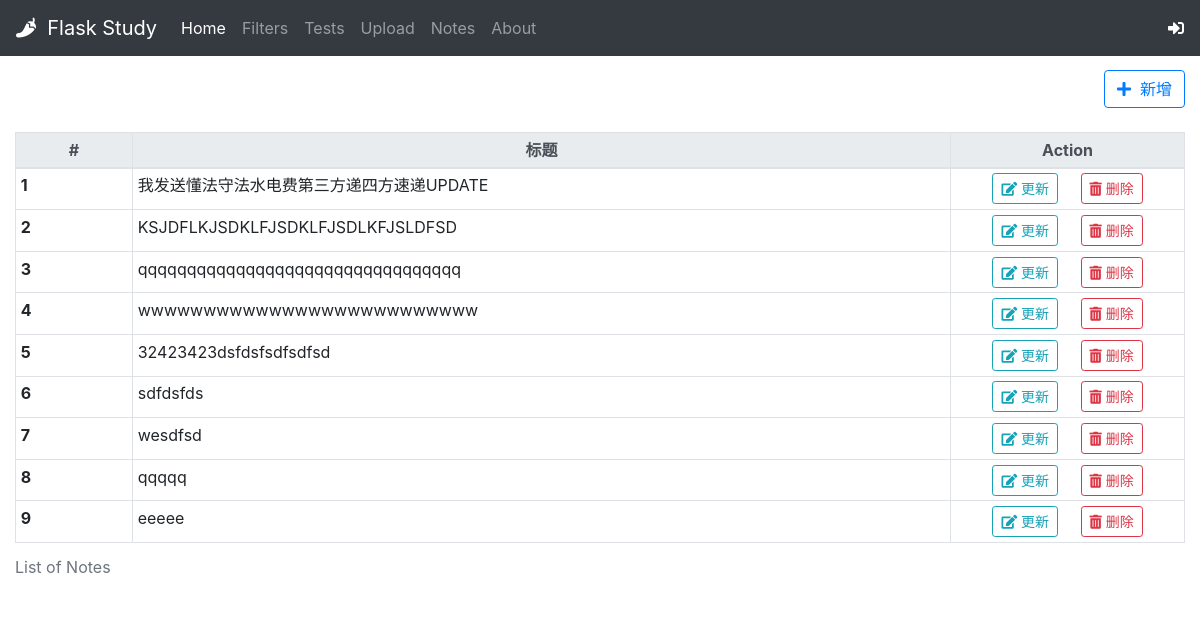
/notes, run on an earlier commit of the app's database.
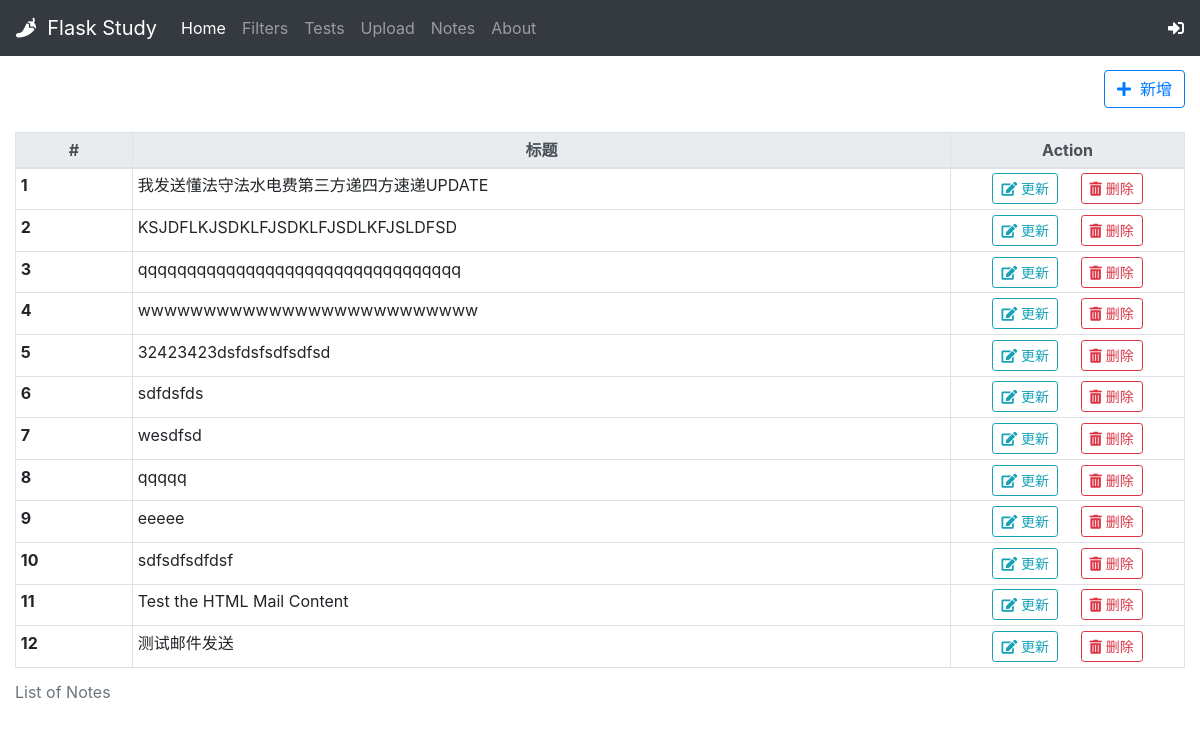
And on a later commit of the database.
### App.py (models this page shows, shortened)
class Note(db.Model):
    id = db.Column(db.String, primary_key=True)
    title=db.Column(db.String)
    body= db.Column(db.Text)

### App.py (the view)
@app.route('/notes')
def notes():
    notelist = Note.query.all()
    print('note size is : ', len(notelist))
    return render_template('editor/notes.html', notelist=notelist)

### App.py (called while the page is built)
@app.before_request
def reqintercepter():
    g.name = request.args.get('name', 'Harry')
    g.index = int(request.args.get('index', '1'))
    session['user'] = g.name
    session['index'] = request.args.get('index', '1')
    print('Intercept every request!!!')

@app.context_processor
def inject_params():
    name = 'Jack'
    age = 25
    return dict(p_name=name,p_age=age)

### templates/editor/notes.html (shortened to what this page needs)
{% extends 'base.html' %}
{% block content %}
<div class = "container-fluid" style="padding-top:10px;">
    <div class="row">
        <div class = "col text-right">
            <a href="{{url_for('richeditor',index=g.index,action='N')}}" class="btn btn-outline-primary"><i class="fas fa-plus"></i>&nbsp;&nbsp;新增</a>
        </div>
    </div><br>
    <div class="row">
        <div class="col">
            <table class="table table-bordered table-hover table-sm">
                <caption>List of Notes</caption>
                <thead class="thead-light">
                    <tr class="text-center">
                      <th scope="col" width="10%">#</th>
                      <th scope="col" width="70%">标题</th>
                      <th scope="col" width="20%">Action</th>
                    </tr>
                </thead>
                <tbody>
                    {% for note in notelist %}
                    <tr>
                        <th scope="row">{{loop.index}}</th>
                        <td>{{note.title}}</td>
                        <td class="text-center">
                            <a href="{{url_for('richeditor',index=g.index,action='U',id=note.id)}}" class="btn btn-outline-info btn-sm"><i class="fas fa-edit"></i>&nbsp;更新</a>&nbsp;&nbsp;&nbsp;&nbsp;
                            <a href="{{url_for('delnote',index=g.index,id=note.id)}}" class="btn btn-outline-danger btn-sm"><i class="fas fa-trash-alt"></i>&nbsp;删除</a>
                        </td>
                    </tr>
                    {% endfor %}
                </tbody>
            </table>
        </div>
    </div>
</div>
{%endblock%}

### templates/base.html (shortened to what this page needs)
<!DOCTYPE html>
<html lang="en">
{% from 'macros/_macros.html' import static_file,form_field with context %}
<head>
    {% block head%}
        {{static_file('css','css/bootstrap.min.css')}}
        {{static_file('css','css/jquery-confirm.min.css')}}
        {{static_file('css','css/all.min.css')}}
    {% endblock %}
</head>
<body>
    <header>
        {% block header %}
        <nav class="navbar fixed-top navbar-expand-lg navbar-dark bg-dark">
          <a class="navbar-brand" href="#"><i class="fas fa-pepper-hot"></i>&nbsp;&nbsp;Flask Study</a>
          <div class="collapse navbar-collapse" id="navbarNav">
            <ul class="navbar-nav">
                {% set navigations = [
                    {'name':'Home','url':'index'},
                    {'name':'Filters','url':'filters'},
                    {'name':'Tests','url':'tests'},
                    {'name':'Upload','url':'fileupload'},
                    {'name':'Notes','url':'notes'},
                    {'name':'About','url':'about'}]
                %}
                {% for navigation in navigations %}
                    <li class="nav-item">
                        {% if loop.index == g.index %}
                            <a class = "nav-link active" href = "{{url_for(navigation.url,index=loop.index)}}">{{navigation.name}}</a>
                        {% else %}
                            <a class = "nav-link" href = "{{url_for(navigation.url,index=loop.index)}}">{{navigation.name}}</a>
                        {% endif %}
                    </li>
                {% endfor %}
            </ul>
          </div>
          <span class = "navbar-text text-right">
              {% if session['loginuser'] %}
                <i class="fas fa-user"></i>&nbsp;{{session['loginuser']}}&nbsp;&nbsp;
                <a href="{{url_for('logout')}}"><i class = "fas fa-sign-out-alt"></i></a>
              {% else %}
                <a href="{{url_for('tologin')}}"><i class = "fas fa-sign-in-alt"></i></a>
              {% endif %}
          </span>
        </nav>
        {% endblock %}
    </header>
    <main style = "margin-top:60px;">
        {% block content %}{% endblock %}
    </main>
</body>
</html>

### templates/macros/_macros.html (shortened to what this page needs)
{% macro static_file(type, filename_or_url, local=True) %}
    {% if local %}
        {% set file_path = url_for('static', filename=filename_or_url) %}
    {% endif %}
    {% if type == 'css' %}
        <link rel = "stylesheet" type = "text/css" href = "{{file_path}}">
    {% elif type == 'icon' %}
        <link rel = "icon" type = "image/x-icon" href = "{{file_path}}">
    {% elif type == 'js' %}
        <script type = "text/javascript" src = "{{file_path}}"></script>
    {% endif %}
{% endmacro %}

What changed in the data, as far as the page shows it:
added Note: title "sdfsdfsdfdsf"
added Note: title "Test the HTML Mail Content"
added Note: title "测试邮件发送"
